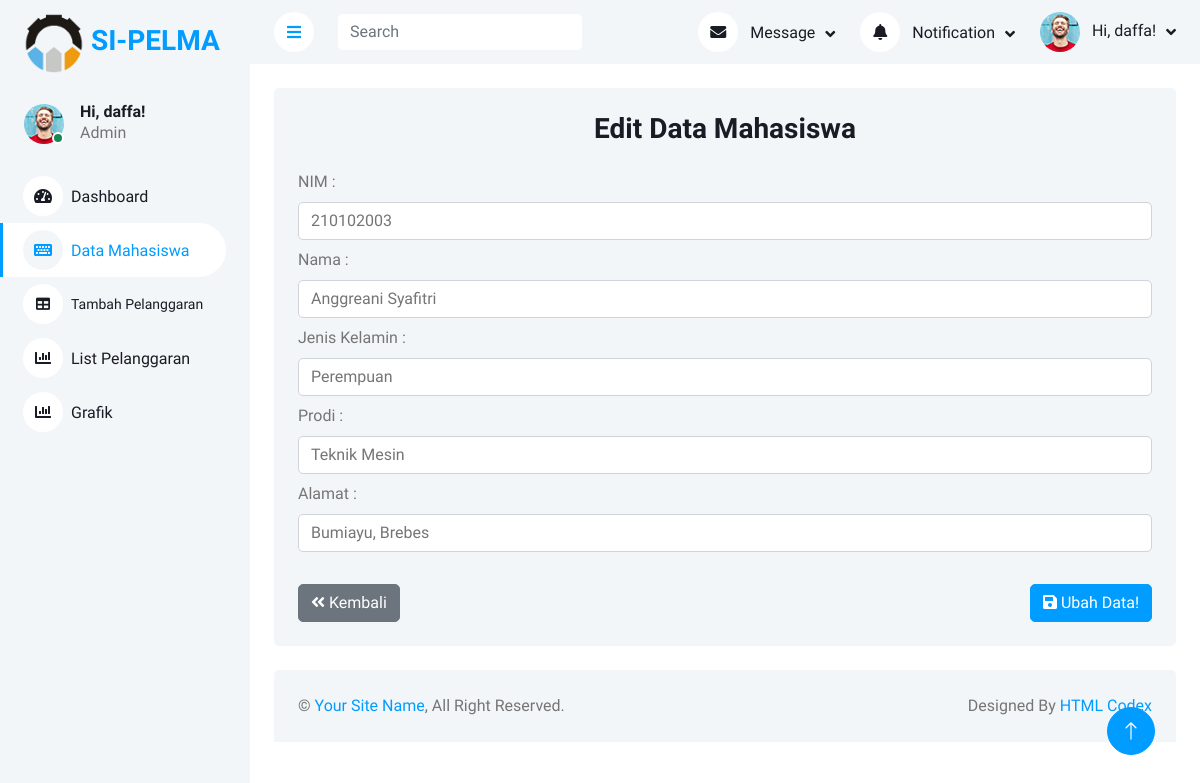
Page /dashboard/edit_mahasiswa.php?nim=210102003 (signed in) on the committed database.
### tables this page shows
CREATE TABLE `mahasiswa` (
  `nim` int(11) NOT NULL,
  `nama` varchar(100) NOT NULL,
  `jk` varchar(20) NOT NULL,
  `prodi` varchar(100) NOT NULL,
  `alamat` varchar(100) NOT NULL
);

### function/functions.php (called while the page is built, shortened)
<?php
$conn = mysqli_connect("localhost", "root", "", "sipelma");
function queryByNim($nim)
{
    global $conn;
    $query = "SELECT * FROM mahasiswa WHERE nim = '$nim'";
    $result = mysqli_query($conn, $query);
    $rows = [];
    while ($row = mysqli_fetch_assoc($result)) {
        $rows[] = $row;
    }
    return $rows;
}

### dashboard/edit_mahasiswa.php (the view, shortened to what this page needs)
<?php
require '../function/functions.php';
$nim = $_GET["nim"];
$mhs = queryByNim($nim);
?>
<!DOCTYPE html>
<html lang="en">
<head>
    <link href="https://cdnjs.cloudflare.com/ajax/libs/font-awesome/5.10.0/css/all.min.css" rel="stylesheet">
    <link href="https://cdn.jsdelivr.net/npm/bootstrap-icons@1.4.1/font/bootstrap-icons.css" rel="stylesheet">
    <link href="lib/owlcarousel/assets/owl.carousel.min.css" rel="stylesheet">
    <link href="lib/tempusdominus/css/tempusdominus-bootstrap-4.min.css" rel="stylesheet" />
    <link href="css/bootstrap.min.css" rel="stylesheet">
    <link href="css/style.css" rel="stylesheet">
</head>
<body>
    <div class="container-xxl position-relative bg-white d-flex p-0">
        <div class="sidebar pe-4 pb-3">
            <nav class="navbar bg-light navbar-light">
                <a href="dashboard.php" class="navbar-brand mx-4 mb-3">
                    <h3 class="text-primary"> <img src="img/icon_pnc.png" alt="pnc" style="width: 60px; height: 60px;">
                        SI-PELMA</h3>
                </a>
                <div class="d-flex align-items-center ms-4 mb-4">
                    <div class="position-relative">
                        <img class="rounded-circle" src="img/user.jpg" alt="" style="width: 40px; height: 40px;">
                        <div
                            class="bg-success rounded-circle border border-2 border-white position-absolute end-0 bottom-0 p-1">
                        </div>
                    </div>
                    <div class="ms-3">
                        <h6 class="mb-0"><span><?php echo 'Hi, ' . $_SESSION['username'] . '!' ?></span></h6>
                        <span>Admin</span>
                    </div>
                </div>
                <div class="navbar-nav w-100">
                    <a href="dashboard.php" class="nav-item nav-link"><i
                            class="fa fa-tachometer-alt me-2"></i>Dashboard</a>
                    <a href="data_mahasiswa.php" class="nav-item nav-link active"><i
                            class="fa fa-keyboard me-2"></i>Data
                        Mahasiswa</a>
                    <a href="tambah_pelanggaran.php" class="nav-item nav-link" style="font-size: 14px;"><i
                            class="fa fa-table me-2"></i>Tambah
                        Pelanggaran</a>
                    <a href="list_pelanggaran.php" class="nav-item nav-link"><i class="fa fa-chart-bar me-2"></i>List
                        Pelanggaran</a>
                    <a href="grafik.php" class="nav-item nav-link"><i class="fa fa-chart-bar me-2"></i>Grafik</a>
                </div>
            </nav>
        </div>
        <div class="content">
            <nav class="navbar navbar-expand bg-light navbar-light sticky-top px-4 py-0">
                <a href="#" class="sidebar-toggler flex-shrink-0">
                    <i class="fa fa-bars"></i>
                </a>
                <form class="d-none d-md-flex ms-4">
                    <input class="form-control border-0" type="search" placeholder="Search">
                </form>
                <div class="navbar-nav align-items-center ms-auto">
                    <div class="nav-item dropdown">
                        <a href="#" class="nav-link dropdown-toggle" data-bs-toggle="dropdown">
                            <i class="fa fa-envelope me-lg-2"></i>
                            <span class="d-none d-lg-inline-flex">Message</span>
                        </a>
                    </div>
                    <div class="nav-item dropdown">
                        <a href="#" class="nav-link dropdown-toggle" data-bs-toggle="dropdown">
                            <i class="fa fa-bell me-lg-2"></i>
                            <span class="d-none d-lg-inline-flex">Notification</span>
                        </a>
                    </div>
                    <div class="nav-item dropdown">
                        <a href="#" class="nav-link dropdown-toggle" data-bs-toggle="dropdown">
                            <img class="rounded-circle me-lg-2" src="img/user.jpg" alt=""
                                style="width: 40px; height: 40px;">
                            <span
                                class="d-none d-lg-inline-flex"><span><?php echo 'Hi, ' . $_SESSION['username'] . '!' ?></span></span>
                        </a>
                    </div>
                </div>
            </nav>
            <div class="container-fluid pt-4 px-4">
                <div class="row g-4">
                    <div class="col-12">
                        <div class="bg-light rounded h-100 p-4">
                            <h3 class="mb-4" style="text-align: center;">Edit Data Mahasiswa</h3>
                            <div class="table-responsive">
                                <?php
                                        foreach ($mhs as $row) {
                                        ?>
                                <form action="" method="post">
                                    <div class="mb-2">
                                        <label for="exampleInputNim" class="form-label">NIM :</label>
                                        <input type="number" class="form-control" name="nim" id="exampleInputNim"
                                            required value="<?= $row["nim"]; ?>">
                                    </div>
                                    <div class="mb-2">
                                        <label for="exampleInputNama" class="form-label">Nama :</label>
                                        <input type="text" class="form-control" name="nama" id="exampleInputNama"
                                            required value="<?= $row["nama"]; ?>">
                                    </div>
                                    <div class="mb-2">
                                        <label for="exampleInputJenis" class="form-label">Jenis Kelamin
                                            :</label>
                                        <input type="text" class="form-control" name="jenis" id="exampleInputJenis"
                                            required value="<?= $row["jk"]; ?>">
                                    </div>
                                    <div class="mb-2">
                                        <label for="exampleInputProdi" class="form-label">Prodi :</label>
                                        <input type="text" class="form-control" name="prodi" id="exampleInputProdi"
                                            required value="<?= $row["prodi"]; ?>">
                                    </div>
                                    <div class="mb-2">
                                        <label for="exampleInputAlamat" class="form-label">Alamat :</label>
                                        <input type="text" class="form-control" name="alamat" id="exampleInputAlamat"
                                            required value="<?= $row["alamat"]; ?>">
                                    </div>
                                    <br>
                                    <a href="./data_mahasiswa.php" type="button" name="kembali"
                                        class="btn btn-secondary"><i class="fas fa-angle-double-left"></i>
                                        Kembali</a>
                                    <button type="submit" name="submit" class="btn btn-primary float-end"><i
                                            class="fas fa-save"></i> Ubah Data!</button>
                                </form>
                                <?php
                                        }
                                        ?>
                            </div>
                        </div>
                    </div>
                </div>
            </div>
            <div class="container-fluid pt-4 px-4">
                <div class="bg-light rounded-top p-4">
                    <div class="row">
                        <div class="col-12 col-sm-6 text-center text-sm-start">
                            &copy; <a href="#">Your Site Name</a>, All Right Reserved.
                        </div>
                        <div class="col-12 col-sm-6 text-center text-sm-end">
                            Designed By <a href="https://htmlcodex.com">HTML Codex</a>
                        </div>
                    </div>
                </div>
            </div>
        </div>
        <a href="#" class="btn btn-lg btn-primary btn-lg-square back-to-top"><i class="bi bi-arrow-up"></i></a>
    </div>
</body>
</html>

### dashboard/css/style.css (style rules this page uses)
:root { --primary: #009CFF; --light: #F3F6F9; --dark: #191C24; }
.back-to-top { position: fixed; display: none; right: 45px; bottom: 45px; z-index: 99; }
.btn { transition: .5s; }
.btn.btn-primary { color: #FFFFFF; }
.btn-lg-square { width: 48px; height: 48px; }
.btn-square, .btn-sm-square, .btn-lg-square { padding: 0; display: inline-flex; align-items: center; justify-content: center; font-weight: normal; border-radius: 50px; }
.sidebar { position: fixed; top: 0; left: 0; bottom: 0; width: 250px; height: 100vh; overflow-y: auto; background: var(--light); transition: 0.5s; z-index: 999; }
.content { margin-left: 250px; min-height: 100vh; background: #FFFFFF; transition: 0.5s; }
@media (min-width: 992px) { .sidebar { margin-left: 0; } }
@media (min-width: 992px) { .content { width: calc(100% - 250px); } }
.sidebar .navbar .navbar-nav .nav-link { padding: 7px 20px; color: var(--dark); font-weight: 500; border-left: 3px solid var(--light); border-radius: 0 30px 30px 0; outline: none; }
.sidebar .navbar .navbar-nav .nav-link:hover, .sidebar .navbar .navbar-nav .nav-link.active { color: var(--primary); background: #FFFFFF; border-color: var(--primary); }
.sidebar .navbar .navbar-nav .nav-link i { width: 40px; height: 40px; display: inline-flex; align-items: center; justify-content: center; background: #FFFFFF; border-radius: 40px; }
.sidebar .navbar .navbar-nav .nav-link:hover i, .sidebar .navbar .navbar-nav .nav-link.active i { background: var(--light); }
.content .navbar .navbar-nav .nav-link { margin-left: 25px; padding: 12px 0; color: var(--dark); outline: none; }
.content .navbar .sidebar-toggler, .content .navbar .navbar-nav .nav-link i { width: 40px; height: 40px; display: inline-flex; align-items: center; justify-content: center; background: #FFFFFF; border-radius: 40px; }
.content .navbar .dropdown-toggle::after { margin-left: 6px; vertical-align: middle; border: none; content: "\f107"; font-family: "Font Awesome 5 Free"; font-weight: 900; transition: .5s; }

### rows in the picture
mahasiswa: nim "210102003", nama "Anggreani Syafitri", jenis "Perempuan", prodi "Teknik Mesin", alamat "Bumiayu, Brebes"

### other values in the picture
$_SESSION['username'] "daffa"
